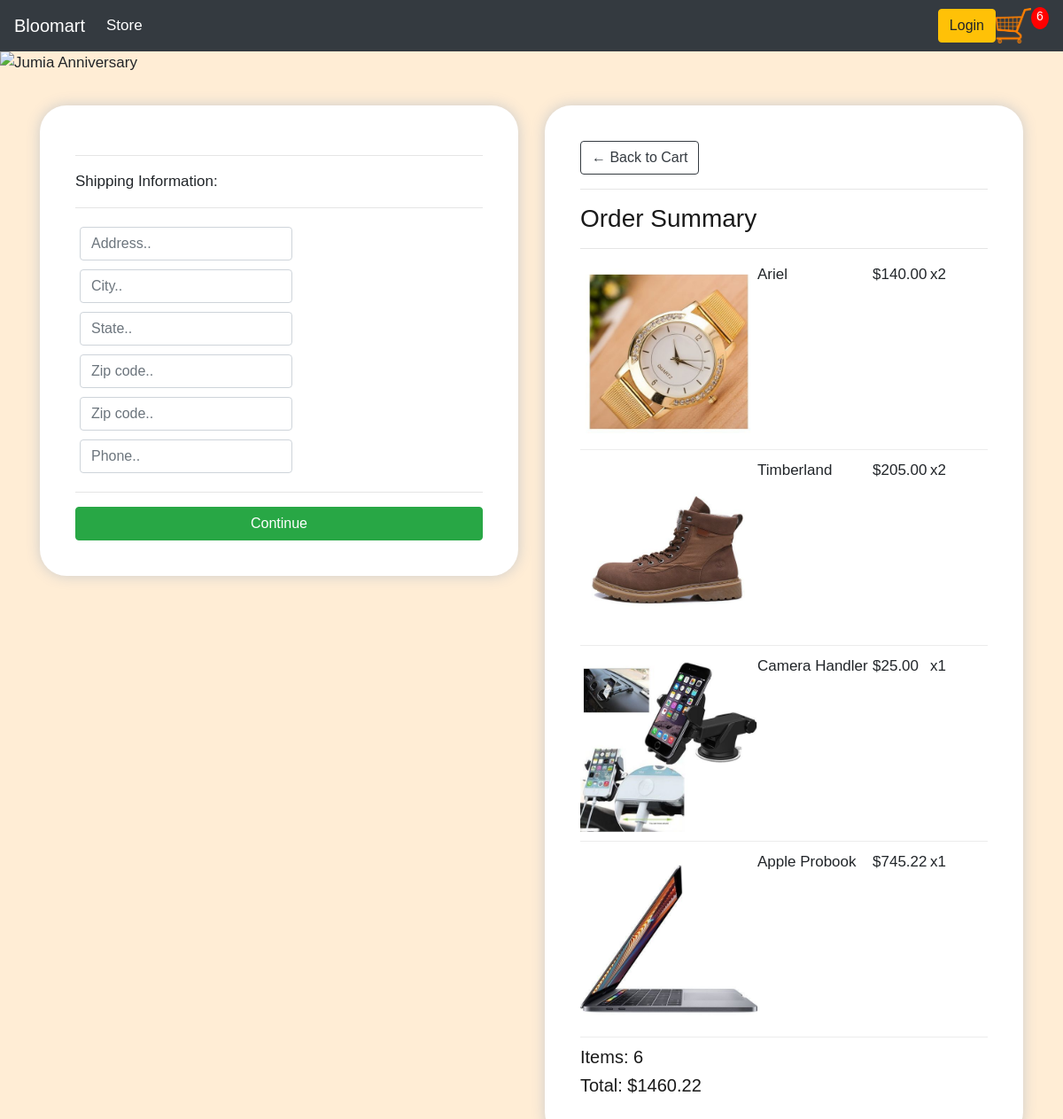
The app's page /checkout/ (signed in) with its own data.
### store/models.py (models this page shows, shortened)
class OrderItem(models.Model):
    product = models.ForeignKey(Product, on_delete=models.SET_NULL, blank=True, null=True)
    order = models.ForeignKey(Order, on_delete=models.SET_NULL, blank=True, null=True)
    quantity = models.IntegerField(default=0, null=True, blank=True)
    date_added = models.DateTimeField(auto_now_add=True)
    @property
    def get_total(self):
        total = self.product.price * self.quantity
        return total

class Product(models.Model):
    name = models.CharField(max_length=200, null=True)
    price = models.DecimalField(max_digits=10, decimal_places=2)
    digital = models.BooleanField(default=False, null=True, blank=False)
    image = models.ImageField(null=True, blank=True)
    @property
    def imageURL(self):
        try:
            url = self.image.url
        except:
            url = ''
        return url

class Order(models.Model):
    customer = models.ForeignKey(Customer, on_delete=models.SET_NULL, blank=True, null=True)
    date_order = models.DateTimeField(auto_now_add=True)
    complete = models.BooleanField(default=False, null=True, blank=False)
    transaction_id = models.CharField(max_length=200, null=True)
    @property
    def shipping(self):
        shipping = False
        orderitems = self.orderitem_set.all()
        for i in orderitems:
            if i.product.digital == False:
                shipping = True
            return shipping
    @property
    def get_cart_total(self):
        orderitems = self.orderitem_set.all()
        total = sum([item.get_total for item in orderitems])
        return total
    @property
    def get_cart_items(self):
        orderitems = self.orderitem_set.all()
        total = sum([item.quantity for item in orderitems])
        return total

### store/views.py (the view)
# urls.py: path('checkout/', views.checkout, name="checkout"),
def checkout(request):
    data = cartData(request)
    cartItems = data['cartItems']
    order = data['order']
    items = data['items']
    context = {'items':items, 'order':order, "cartItems":cartItems}
    return render(request, 'store/checkout.html', context)

### store/utils.py (called while the page is built)
def cartData(request):
    if request.user.is_authenticated:
        customer = request.user.customer
        order, created = Order.objects.get_or_create(customer=customer, complete=False)
        items = order.orderitem_set.all()
        cartItems = order.get_cart_items
    else:
        cookieData = cookieCart(request)
        cartItems = cookieData['cartItems']
        order = cookieData['order']
        items = cookieData['items']
    return {'cartItems':cartItems, 'order':order, 'items':items}

### store/templates/store/checkout.html (shortened to what this page needs)
{% extends 'store/main2.html' %}
{% load static %}
{% block content %}
     <div class="row">
		<div class="col-lg-6">
			<div class="box-element" id="form-wrapper">
				<form id="form">
					<div id="shipping-info">
                        <hr>
						<p>Shipping Information:</p>
						<hr>
						<div class="form-field">
							<input class="form-control" type="text" name="address" placeholder="Address..">
						</div>
						<div class="form-field">
							<input class="form-control" type="text" name="city" placeholder="City..">
						</div>
						<div class="form-field">
							<input class="form-control" type="text" name="state" placeholder="State..">
						</div>
						<div class="form-field">
							<input class="form-control" type="text" name="zipcode" placeholder="Zip code..">
						</div>
						<div class="form-field">
							<input class="form-control" type="text" name="country" placeholder="Zip code..">
						</div>
                        <div class="form-field">
							<input class="form-control" type="text" name="phone" placeholder="Phone..">
						</div>
					</div>
					<hr>
					<input id="form-button" class="btn btn-success btn-block" type="submit" value="Continue">
				</form>
			</div>
			<br>
		</div>
		<div class="col-lg-6">
			<div class="box-element">
				<a  class="btn btn-outline-dark" href="{% url 'cart' %}">&#x2190; Back to Cart</a>
				<hr>
				<h3>Order Summary</h3>
				<hr>
				{% for item in items %}
				<div class="cart-row">
					<div style="flex:2"><img class="row-image" src="{{item.product.imageURL}}"></div>
					<div style="flex:2"><p>{{item.product.name}}</p></div>
					<div style="flex:1"><p>${{item.product.price|floatformat:2}}</p></div>
					<div style="flex:1"><p>x{{item.quantity}}</p></div>
				</div>
				{% endfor %}
				<h5>Items:   {{order.get_cart_items}}</h5>
				<h5>Total:   ${{order.get_cart_total|floatformat:2}}</h5>
			</div>
		</div>
	</div>
{% endblock content %}

### static/css/main.css (style rules this page uses)
* { margin: 0; padding: 0; font-family: sans-serif; }
h1,h2,h3,h4,h5,h6 { color:hsl(0, 0%, 10%); }
.box-element { box-shadow:hsl(0, 0%, 80%) 0 0 16px; background-color: #fff; border-radius: 30px; padding: 40px; }
.col-lg-4, .col-lg-6, .col-lg-8, .col-lg-12 { margin-top: 10px; }
.btn { border-radius: 0; }
.row-image { width: 200px; }
.form-field { width:250px; display: inline-block; padding: 5px; }
.cart-row { display: flex; align-items: flex-stretch; padding-bottom: 10px; margin-bottom: 10px; border-bottom: 1px solid #ececec; }

### store/templates/store/main2.html (style rules this page uses)
body { font-family: "Roboto", sans-serif; font-size: 17px; background-color: #ffedd5; }

### records on screen
OrderItem: product.imageURL (picture), product.name "Ariel", product.price "140.00", quantity "2"
OrderItem: product.imageURL (picture), product.name "Timberland", product.price "205.00", quantity "2"
OrderItem: product.imageURL (picture), product.name "Camera Handler", product.price "25.00", quantity "1"
OrderItem: product.imageURL (picture), product.name "Apple Probook", product.price "745.22", quantity "1"
Order: get_cart_items "6", get_cart_total "1460.22"

### other values on screen
{{ cartItems }} "6"
